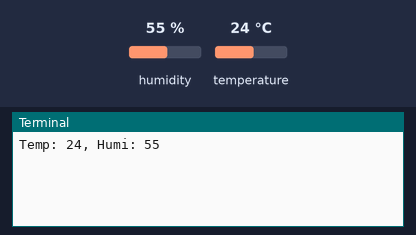
Recording of a program running on a simulated Raspberry Pi (BCM pin numbers). Parts: the last lines printed to the terminal. The test bench sets the inputs (shaded band); at power-on: humidity 55 %, temperature 24 °C. Databases and web services accept everything at once and return nothing.

Above: at 1.2 s.
1.3 s: humidity set to 22 %
At 3.6 s:
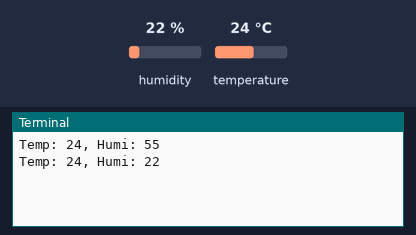
4.3 s: temperature set to 12 °C
At 6.0 s:
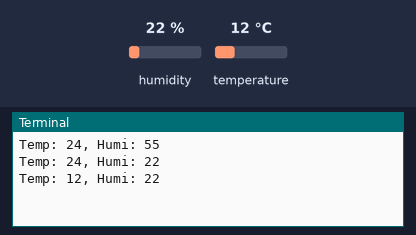
7.3 s: humidity set to 40 %
At 9.6 s:
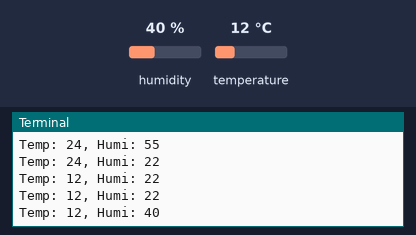
Timing chart, 0 to 11.1 s (numbered marks = the images above; inputs shaded):
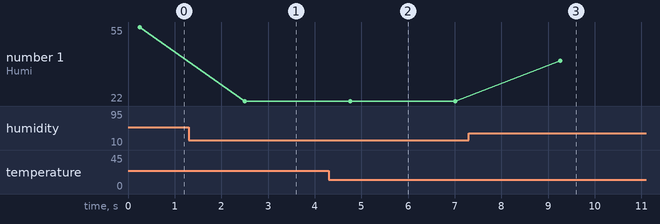

Measured:
- after the input at 1.3 s, the terminal: prints a new line after 1.2 s (image 1)
- after the input at 4.3 s, the terminal: prints a new line after 0.46 s (image 2)
- after the input at 7.3 s, the terminal: prints a new line after 2.0 s (image 3)
- plotted number 1: 55 → 22 after the input at 1.3 s, 22 → 40 after the input at 7.3 s

The program:

dht11data.py
```python
# 온습도 센서에서 읽은 값을 DB에 저장
import time
import board
import adafruit_dht
import mysql.connector

# DHT 센서 설정
dht = adafruit_dht.DHT11(board.D23)

# DB 연결 설정
conn = mysql.connector.connect(
    host="localhost",
    user="sensor_user",
    password="sensor_pass",
    database="test"
)
cursor = conn.cursor()

try:
    while True:
        try:
            temp = dht.temperature
            humi = dht.humidity

            if temp is not None and humi is not None:
                print(f"Temp: {temp}, Humi: {humi}")

                sql = "INSERT INTO dht_data (temperature, humidity) VALUES (%s, %s)"
                cursor.execute(sql, (temp, humi))
                conn.commit()
            else:
                print("센서 값이 None입니다.")

            time.sleep(2)

        except RuntimeError as e:
            print("센서 오류:", e.args[0])
            time.sleep(2)

except KeyboardInterrupt:
    print("종료합니다.")

finally:
    cursor.close()
    conn.close()
```
